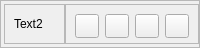
                <widget class="QFrame" name="frame_35">
                 <property name="maximumSize">
                  <size>
                   <width>16777213</width>
                   <height>48</height>
                  </size>
                 </property>
                 <property name="frameShape">
                  <enum>QFrame::StyledPanel</enum>
                 </property>
                 <property name="frameShadow">
                  <enum>QFrame::Raised</enum>
                 </property>
                 <layout class="QHBoxLayout" name="horizontalLayout_90">
                  <property name="spacing">
                   <number>0</number>
                  </property>
                  <property name="leftMargin">
                   <number>3</number>
                  </property>
                  <property name="topMargin">
                   <number>0</number>
                  </property>
                  <property name="rightMargin">
                   <number>0</number>
                  </property>
                  <property name="bottomMargin">
                   <number>0</number>
                  </property>
                  <item>
                   <widget class="QFrame" name="panelsBackground_55">
                    <property name="maximumSize">
                     <size>
                      <width>16777215</width>
                      <height>40</height>
                     </size>
                    </property>
                    <property name="styleSheet">
                     <string notr="true"/>
                    </property>
                    <property name="frameShape">
                     <enum>QFrame::StyledPanel</enum>
                    </property>
                    <property name="frameShadow">
                     <enum>QFrame::Raised</enum>
                    </property>
                    <layout class="QHBoxLayout" name="horizontalLayout_91">
                     <item>
                      <widget class="QLabel" name="label_55">
                       <property name="maximumSize">
                        <size>
                         <width>16777215</width>
                         <height>40</height>
                        </size>
                       </property>
                       <property name="text">
                        <string>Text2</string>
                       </property>
                      </widget>
                     </item>
                    </layout>
                   </widget>
                  </item>
                  <item>
                   <widget class="QFrame" name="panelsBackground_56">
                    <property name="maximumSize">
                     <size>
                      <width>16777215</width>
                      <height>40</height>
                     </size>
                    </property>
                    <property name="styleSheet">
                     <string notr="true"/>
                    </property>
                    <property name="frameShape">
                     <enum>QFrame::StyledPanel</enum>
                    </property>
                    <property name="frameShadow">
                     <enum>QFrame::Raised</enum>
                    </property>
                    <layout class="QHBoxLayout" name="horizontalLayout_92">
                     <item>
                      <widget class="QPushButton" name="headerSecond_textColor1">
                       <property name="minimumSize">
                        <size>
                         <width>24</width>
                         <height>24</height>
                        </size>
                       </property>
                       <property name="maximumSize">
                        <size>
                         <width>24</width>
                         <height>24</height>
                        </size>
                       </property>
                       <property name="text">
                        <string/>
                       </property>
                      </widget>
                     </item>
                     <item>
                      <widget class="QPushButton" name="headerSecond_textColor2">
                       <property name="minimumSize">
                        <size>
                         <width>24</width>
                         <height>24</height>
                        </size>
                       </property>
                       <property name="maximumSize">
                        <size>
                         <width>24</width>
                         <height>24</height>
                        </size>
                       </property>
                       <property name="text">
                        <string/>
                       </property>
                      </widget>
                     </item>
                     <item>
                      <widget class="QPushButton" name="headerSecond_textColor3">
                       <property name="minimumSize">
                        <size>
                         <width>24</width>
                         <height>24</height>
                        </size>
                       </property>
                       <property name="maximumSize">
                        <size>
                         <width>24</width>
                         <height>24</height>
                        </size>
                       </property>
                       <property name="text">
                        <string/>
                       </property>
                      </widget>
                     </item>
                     <item>
                      <widget class="QPushButton" name="headerSecond_textColor4">
                       <property name="minimumSize">
                        <size>
                         <width>24</width>
                         <height>24</height>
                        </size>
                       </property>
                       <property name="maximumSize">
                        <size>
                         <width>24</width>
                         <height>24</height>
                        </size>
                       </property>
                       <property name="text">
                        <string/>
                       </property>
                      </widget>
                     </item>
                    </layout>
                   </widget>
                  </item>
                 </layout>
                </widget>
